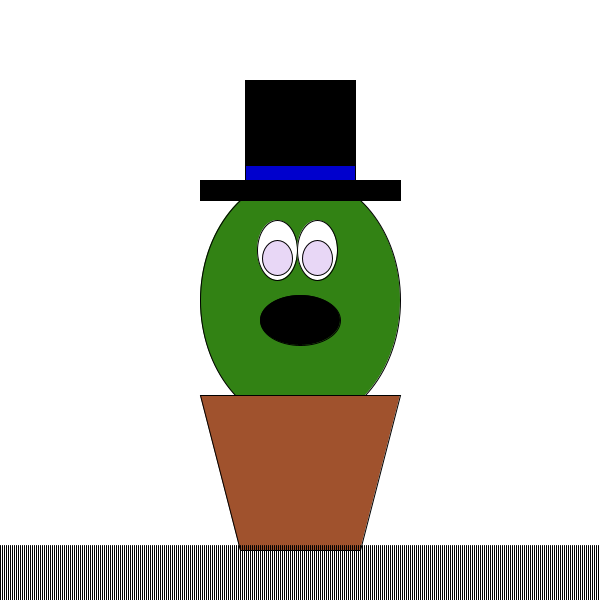
Frame 1 (no input)
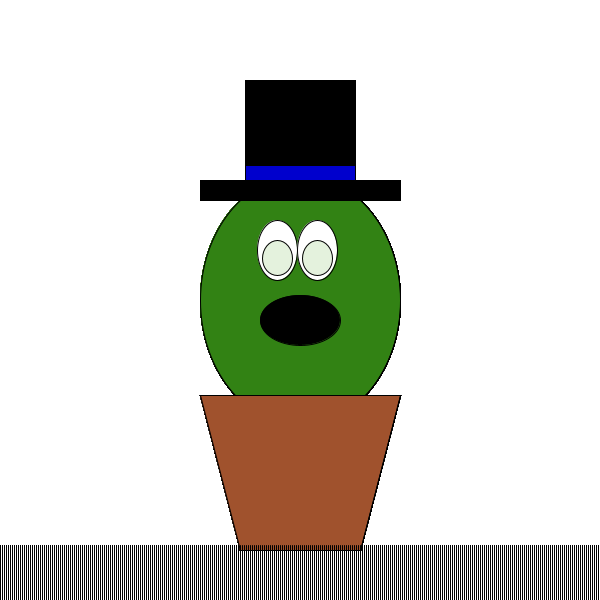
Frame 60 (the mouse pressed at the canvas centre just before this capture)
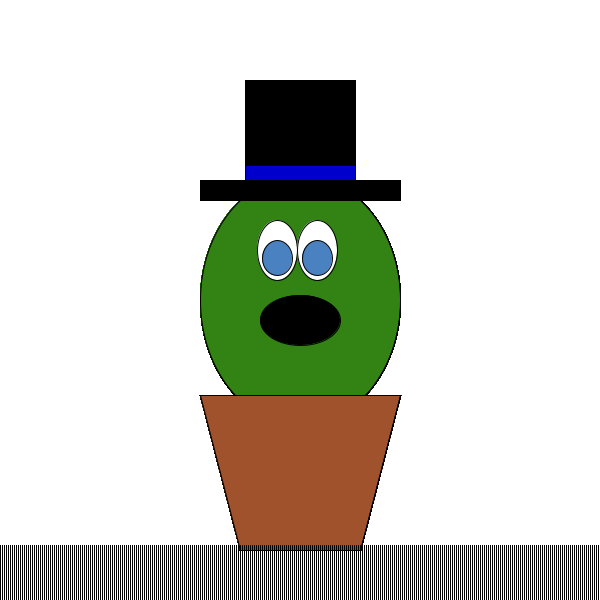
Frame 120 (the mouse held since frame 60 and released just before this capture)

The Processing sketch that drew these frames (run headless with seeded random() and noise(); from frame 60 on, the mouse is pressed at the canvas centre):

// Processing sketch: processing_132537
// ── processing_132537.pde

// This Sketch Code creates a two-d plant charcter
int p = 220;
int w = 255;
int b = 0;

//The Size of the sketch and background color
void setup(){
  size(600,600);
  background(w,w,w);
}

void draw() {
  //Body and fill(picks random colors)
  fill(50,130,20);
  ellipse(300,300,200,250);
  
  //Mouth and fill(black)
  fill(b,b,b);
  ellipse(300,320,80,50);
  
  //Eyes and fill(white)
  fill(255,255,255);
  ellipse(277,250,40,60);
  ellipse(317,250,40,60);
  
  //Pupils and fill(red)
  fill(random(p),random(p), random(p), random(p));
  ellipse(277,258,30,35);
  ellipse(317,258,30,35);
  
  //pot and fill(brown)
  fill(160,82,45);
  quad(200,395,400,395,360,550,240,550);
  noFill();
  
  //Hat and fill (black)
  fill(0,0,0);
  rect(245,80,110,120);
  rect(200,180,200,20);
  noFill();
  
  //Stripe and fill(red)
  fill(0,0,205);
  rect(245,165,110,15);
  noFill();
  
  //Draw Grass
  for (int x = 0; x<= width; x += 2){
    fill(0,128,0);
    line(x,height,x,height-55);
  }
  
}
